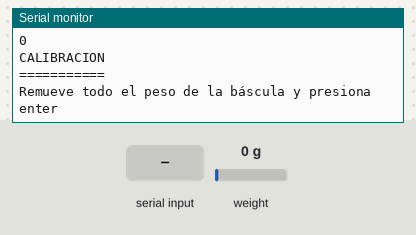
Bench run of a sketch on a simulated Arduino Uno, built with avr-gcc and run on an emulated ATmega328P. On the bench: the last lines printed to the serial monitor. The test bench sets the inputs (shaded band); at power-on: weight on the scale 0 g.

Above: at 1.9 s.
2.0 s: "90,45\n" received over Serial
At 2.6 s:
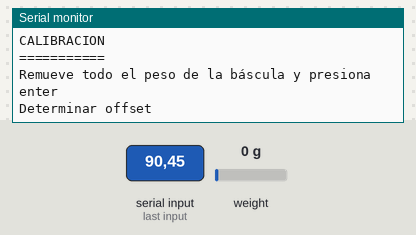
5.5 s: "30,150\n" received over Serial
At 6.1 s:
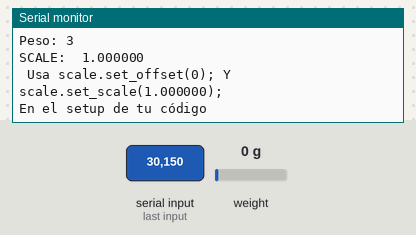

Measured:
- after the input at 2.0 s, the serial monitor: prints a new line at once (image 1)
- after the input at 5.5 s, the serial monitor: prints a new line at once (image 2)

The sketch:

celulas_peso.ino
```cpp
#include "HX711.h"
#define SCK 23  //SALIDA SCK
#define DT 22   //ENTRADA DT
HX711 Bascula;

void setup() {
  Serial.println("Iniciando bascula");
  Serial.begin(9600);
  Bascula.begin(DT, SCK);
}

void loop() {
  delay(1000);
  if (Bascula.is_ready()) {
    long lectura = Bascula.read();
    Serial.println(lectura);
  } else {
    Serial.println("Bascula no lista");
  }
  Serial.println("\n\nCALIBRACION\n===========");
  Serial.println("Remueve todo el peso de la báscula y presiona enter");
  while (Serial.available()) Serial.read();
  while (Serial.available() == 0)
    ;
  Serial.println("Determinar offset");
  Bascula.tare(20);  // Promedio de 20 mediciones
  uint32_t offset = Bascula.get_offset();
   Bascula.set_offset(offset);
  Serial.print("OFFSET: ");
  Serial.println(offset);
  Serial.println();
  Serial.println("Pon una carga e ingresa su peso en gramos sin decimales ");
  //  flush Serial input
  while (Serial.available()) Serial.read();
  uint32_t weight = 0;
  while (weight == 0) {
    if (Serial.available()) {
      char ch = Serial.read();
      if (isdigit(ch)) {

        weight *= 10;
        weight = weight + (ch - '0');
      }
    }
  }
  Serial.print("Peso: ");
  Serial.println(weight);
  Bascula.calibrate_scale(weight, 20);
  float scale = Bascula.get_scale();

  Serial.print("SCALE:  ");
  Serial.println(scale, 6);

  Serial.print("\n Usa scale.set_offset(");
  Serial.print(offset);
  Serial.print("); Y scale.set_scale(");
  Serial.print(scale, 6);
  Serial.print(");\n");
  Serial.println("En el setup de tu código");
  Serial.println("\n\n");
}
```
